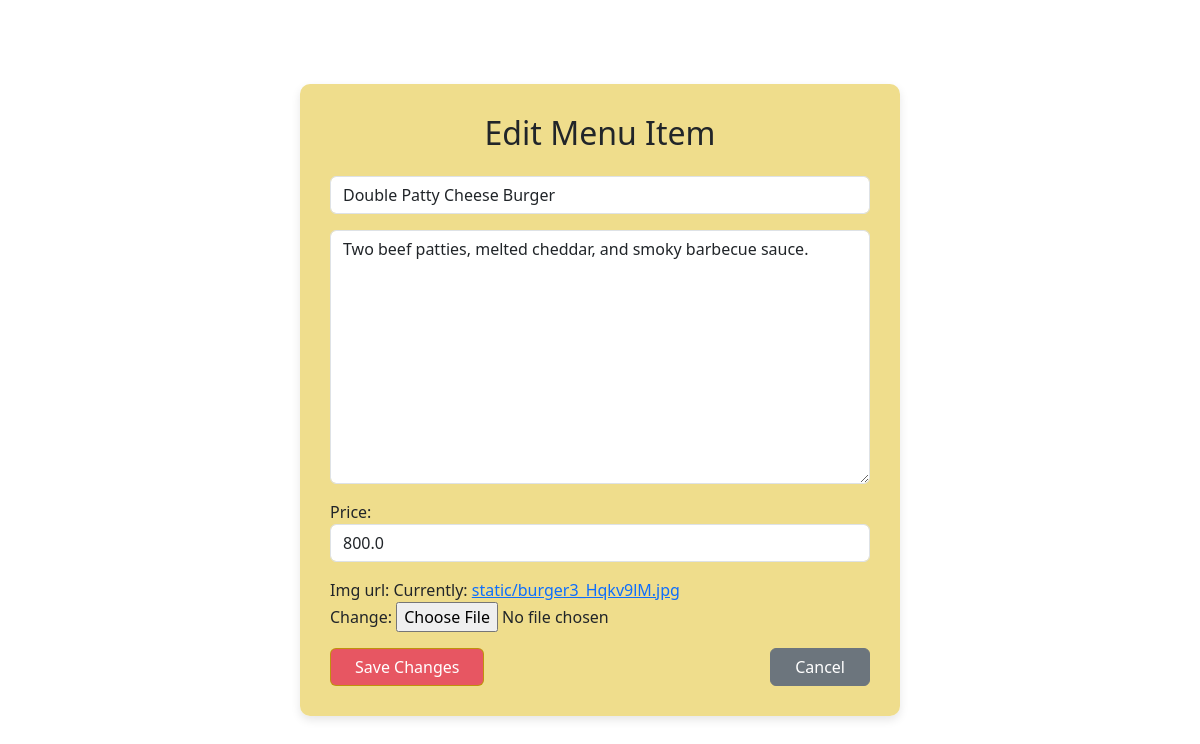
Page /edit_menu/5/ on the committed database.
### webstore/models.py (models this page shows, shortened)
class Menu(models.Model):
    name = models.CharField(max_length=50)
    description = models.CharField(max_length=400)
    price = models.FloatField()
    img_url = models.ImageField(upload_to='static/')

### webstore/views.py (the view)
# urls.py: path('edit_menu/<int:item_id>/', views.edit_menu, name='edit_menu'),
def edit_menu(request, item_id):
    item = get_object_or_404(Menu, id=item_id)
    if request.method == 'POST':
        form = AddMenuForm(request.POST, request.FILES, instance=item)  # Include request.FILES here
        if form.is_valid():
            form.save()
            return redirect('manage_menu')
    else:
        form = AddMenuForm(instance=item)
    return render(request, 'edit_menu.html', {'form': form})

### webstore/forms.py
class AddMenuForm(forms.ModelForm):
    name = forms.CharField(required=True, widget=forms.widgets.TextInput(attrs={"placeholder":"First Name", "class":"form-control"}), label="")
    description = forms.CharField(required=True, widget=forms.widgets.Textarea(attrs={"placeholder":"Description", "class":"form-control"}), label="")
    price=forms.FloatField(widget=forms.NumberInput(attrs={'step': 0.01,'placeholder': 'Enter price','min': '0', "class":"form-control"}),label='Price')
    class Meta:
        model = Menu
        exclude = ("user",)

### webstore/templates/edit_menu.html (shortened to what this page needs)
<!DOCTYPE html>
<html lang="en">
<head>
    <link rel="stylesheet" href="https://cdn.jsdelivr.net/npm/bootstrap@5.3.0/dist/css/bootstrap.min.css">
</head>
<body>
    <div class="edit-container">
        <div class="edit-card">
            <h2 class="text-center mb-4">Edit Menu Item</h2>
            <form method="post">
                {{ form.as_p }}
                <div class="d-flex justify-content-between">
                    <button type="submit" class="btn btn-primary px-4">Save Changes</button>
                    <a href="{% url 'manage_menu' %}" class="btn btn-secondary px-4">Cancel</a>
                </div>
            </form>
        </div>
    </div>
</body>
</html>

### webstore/templates/edit_menu.html (style rules this page uses)
body { background-color: white; }
.edit-container { display: flex; justify-content: center; align-items: center; height: 100vh; }
.edit-card { background: #eed97ee3; padding: 30px; border-radius: 10px; box-shadow: 0px 4px 10px rgba(0, 0, 0, 0.1); width: 50%; }
.btn-primary { background-color: #e75662; border-color: #bd9805e7; }
.btn-secondary { background-color: #6c757d; border-color: #6c757d; }

### rows in the picture
Menu: name "Double Patty Cheese Burger", description "Two beef patties, melted cheddar, and smoky barbecue sauce.", price "800.0"
